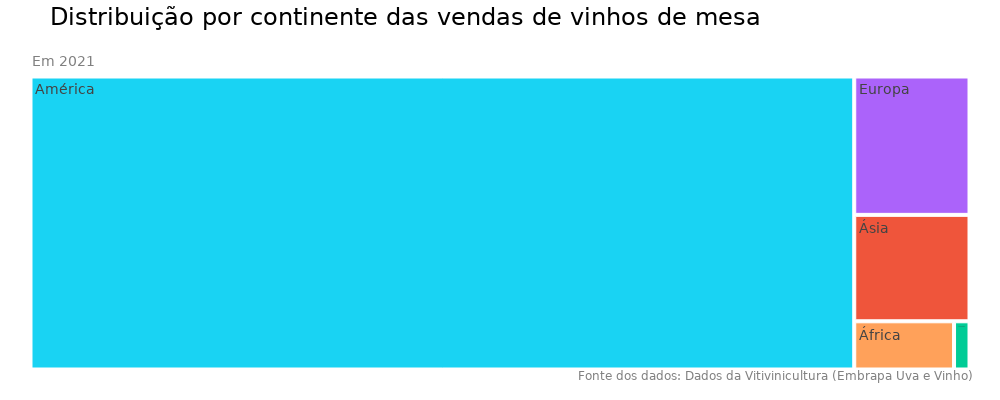

The notebook cell saved with this chart:
### Code cell
# Importando a biblioteca
import plotly.express as px

# Gerando o gráfico de árvore (TREEMAP)
fig = px.treemap(dados_dolar_anual.query("Ano == 2021"),
                 path=[px.Constant("Em 2021"), 'Continente'],
                 values='Vendas_Dolar', color='Continente', title='Distribuição por continente das vendas de vinhos de mesa',
                 color_discrete_map={'(?)': "white"})

# Ajustando o layout do gráfico
fig.update_layout(width=1000, height=400, margin = dict(t=50, l=25, r=25, b=25), font_family = 'DejaVu Sans',
                  font_size=14, font_color= "grey", title_font_color= "black", title_font_size=24)

fig.update_traces(hovertemplate='<b>Vendas:</b> = U$ %{value}')

fig.add_annotation(text='Fonte dos dados: <a href="http://vitibrasil.cnpuv.embrapa.br/index.php">'
                        'Dados da Vitivinicultura (Embrapa Uva e Vinho)</a>',
                   align="left", xref="paper", yref = "paper", x=1, y=-0.03, showarrow=False, font_size=12)
fig.show()

### Figure 1 — Plotly figure (JSON) as saved in the notebook; plotly's stock layout.template omitted (floating-point values rounded to 4 significant figures)
{"data": [{"branchvalues": "total", "customdata": [["Ásia"], ["(?)"], ["Oceania"], ["Europa"], ["África"], ["América"]], "domain": {"x": [0, 1], "y": [0, 1]}, "hovertemplate": "<b>Vendas:</b> = U$ %{value}", "ids": ["Em 2021/Ásia", "Em 2021", "Em 2021/Oceania", "Em 2021/Europa", "Em 2021/África", "Em 2021/América"], "labels": ["Ásia", "Em 2021", "Oceania", "Europa", "África", "América"], "marker": {"colors": ["#EF553B", "white", "#00cc96", "#ab63fa", "#FFA15A", "#19d3f3"]}, "name": "", "parents": ["Em 2021", "", "Em 2021", "Em 2021", "Em 2021", "Em 2021"], "type": "treemap", "values": [435040, 9757381, 26435, 565593, 170604, 8559709]}], "layout": {"annotations": [{"align": "left", "font": {"size": 12}, "showarrow": false, "text": "Fonte dos dados: <a href=\"http://vitibrasil.cnpuv.embrapa.br/index.php\">Dados da Vitivinicultura (Embrapa Uva e Vinho)</a>", "x": 1, "xref": "paper", "y": -0.03, "yref": "paper"}], "font": {"color": "grey", "family": "DejaVu Sans", "size": 14}, "height": 400, "legend": {"tracegroupgap": 0}, "margin": {"b": 25, "l": 25, "r": 25, "t": 50}, "title": {"font": {"color": "black", "size": 24}, "text": "Distribuição por continente das vendas de vinhos de mesa"}, "width": 1000}}
